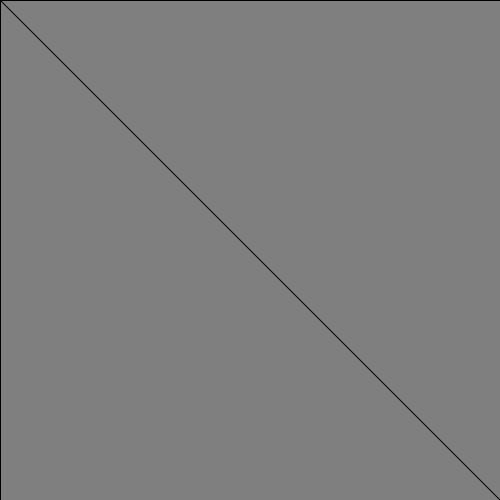
Frame 1 (no input)
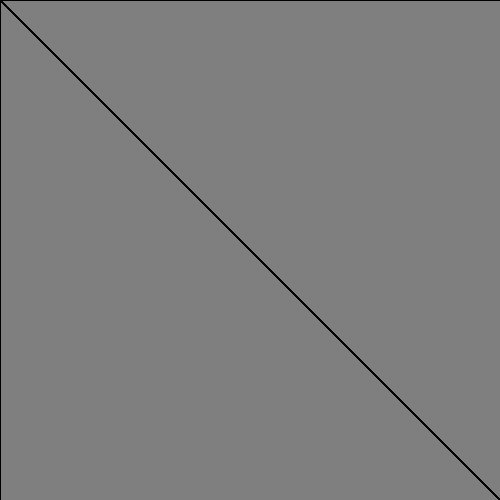
Frame 60 (the mouse pressed at the canvas centre just before this capture)
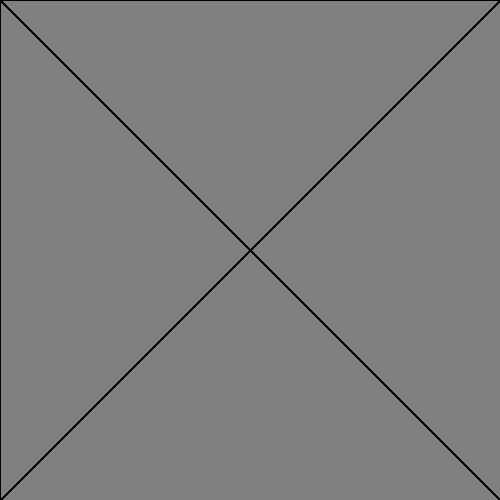
Frame 120 (the mouse held since frame 60 and released just before this capture)

The Processing sketch that drew these frames (run headless with seeded random() and noise(); from frame 60 on, the mouse is pressed at the canvas centre):

// Processing sketch: ejercicio_4
// ── ejercicio_4.pde
/*
practica 2 ejercicio 4
*/

void setup(){
  size(500,500);
  background(127);
}

void draw(){
  line(0, 0, mouseX, mouseY );  
    line(width, 0, mouseX, mouseY );
    line(0, height, mouseX, mouseY );
    line(width, height, mouseX, mouseY );
}
